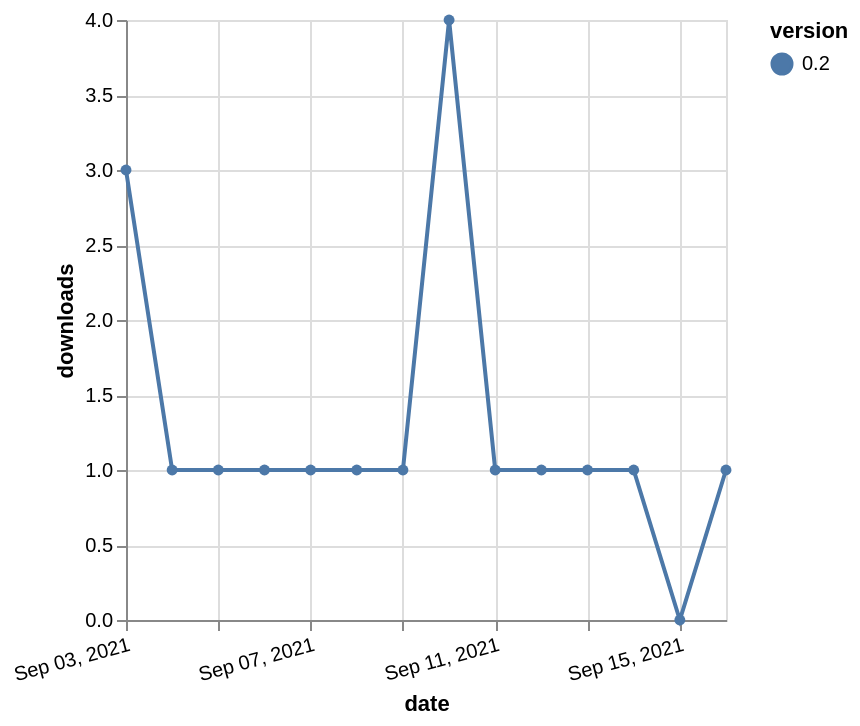

Here is the Vega-Lite specification saved for this chart:
### Vega-Lite specification from a JSON file in a GitHub repository (floating-point values rounded to 4 significant figures)
{"$schema": "https://vega.github.io/schema/vega-lite/v5.json", "description": "A simple bar chart with embedded data.", "data": {"values": [{"date": "2021-09-03", "total": 60, "delta": 3, "version": "0.2"}, {"date": "2021-09-04", "total": 61, "delta": 1, "version": "0.2"}, {"date": "2021-09-05", "total": 62, "delta": 1, "version": "0.2"}, {"date": "2021-09-06", "total": 63, "delta": 1, "version": "0.2"}, {"date": "2021-09-07", "total": 64, "delta": 1, "version": "0.2"}, {"date": "2021-09-08", "total": 65, "delta": 1, "version": "0.2"}, {"date": "2021-09-09", "total": 66, "delta": 1, "version": "0.2"}, {"date": "2021-09-10", "total": 70, "delta": 4, "version": "0.2"}, {"date": "2021-09-11", "total": 71, "delta": 1, "version": "0.2"}, {"date": "2021-09-12", "total": 72, "delta": 1, "version": "0.2"}, {"date": "2021-09-13", "total": 73, "delta": 1, "version": "0.2"}, {"date": "2021-09-14", "total": 74, "delta": 1, "version": "0.2"}, {"date": "2021-09-15", "total": 74, "delta": 0, "version": "0.2"}, {"date": "2021-09-16", "total": 75, "delta": 1, "version": "0.2"}]}, "width": "container", "mark": {"type": "line", "point": {"filled": true}}, "encoding": {"x": {"field": "date", "type": "temporal", "timeUnit": "yearmonthdate", "title": "date", "axis": {"labelAngle": -15}}, "y": {"field": "delta", "type": "quantitative", "title": "downloads"}, "color": {"field": "version", "type": "nominal"}, "tooltip": {"field": "delta"}}}
